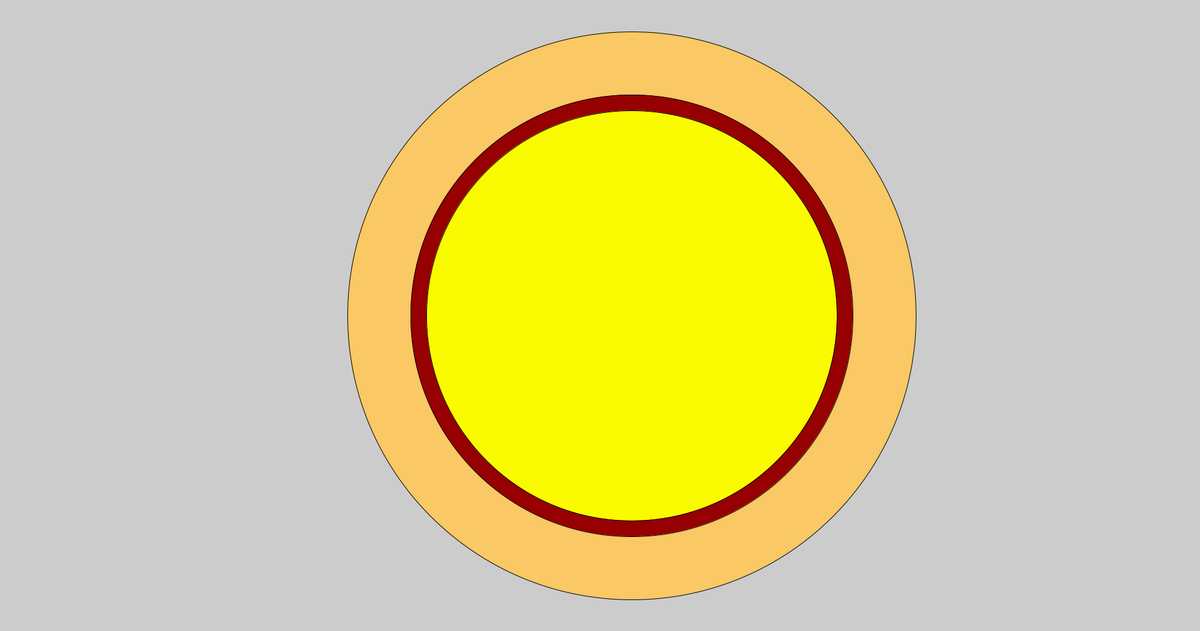
Frame 1 (no input)
Frame 60 (the mouse pressed at the canvas centre just before this capture): identical to frame 1, image omitted
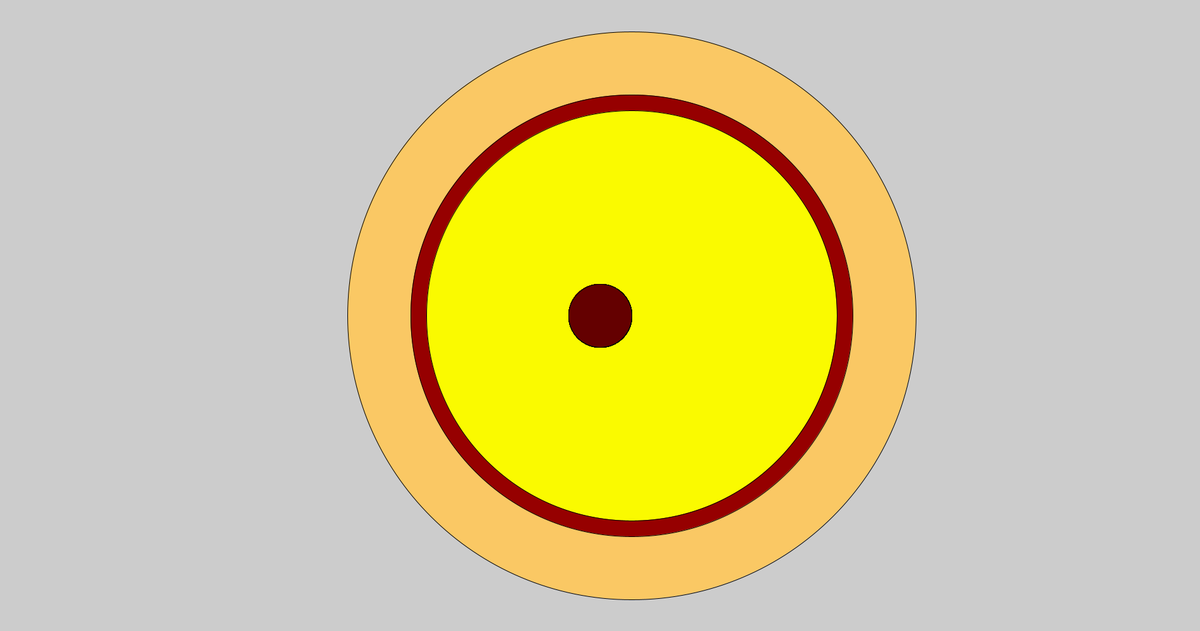
Frame 120 (the mouse held since frame 60 and released just before this capture)

The Processing sketch that drew these frames (run headless with seeded random() and noise(); from frame 60 on, the mouse is pressed at the canvas centre):

// Processing sketch: Pizza
// ── Pizza.pde
void setup(){
size(1900,1000);
  fill(250,200,100);
  ellipse(1000,500,900,900);
  fill(150,0,0);
  ellipse(1000,500,700,700);
  fill(250,250,0);
  ellipse(1000,500,650,650);
}
  void peperoni(int x, int y){
     fill(100,0,0);
    ellipse(x,y,100,100);
  }
    void Mushroom(int x, int y){
    fill(250,250,200);
    rect(x-50,y+20,100,75);
    ellipse(x,y,200,100);

    
  }
void draw(){

  if(mousePressed){
    peperoni(mouseX,mouseY);
  }



  
}
